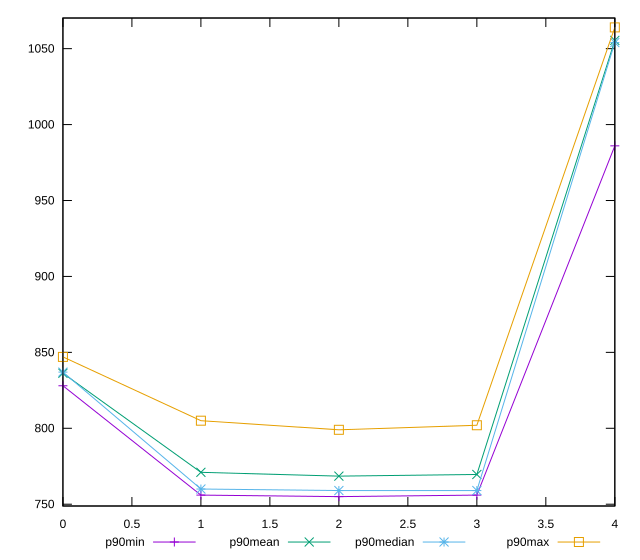

The gnuplot source for this figure:
reset

$p90Min <<EOF
0 828
1 756
2 755
3 756
4 986
EOF

$p90Mean <<EOF
0 836.2446808510638
1 771
2 768.4893617021277
3 769.5851063829788
4 1055.436170212766
EOF

$p90Median <<EOF
0 837
1 760
2 759
3 759
4 1054
EOF

$p90Max <<EOF
0 847
1 805
2 799
3 802
4 1064
EOF

set key outside below
set xrange [0:4]
set yrange [748.82:1070.18]
set trange [748.82:1070.18]
set terminal svg size 640, 560 enhanced background rgb 'white'
set output "report_00018_2021-02-10T15-25-16.877Z/uses-rel-preload/progression/value.svg"

plot $p90Min title "p90min" with linespoints, \
     $p90Mean title "p90mean" with linespoints, \
     $p90Median title "p90median" with linespoints, \
     $p90Max title "p90max" with linespoints

reset
